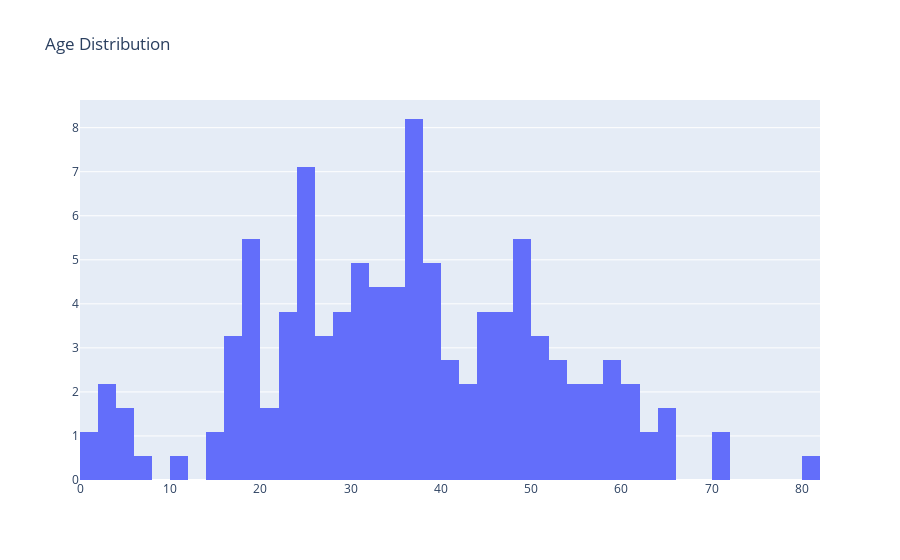

The code cell stored with this chart in its notebook:
### Code cell
# defining data
trace = go.Histogram(x=df['Age'],nbinsx=40,histnorm='percent')
data = [trace]

# defining layout
layout = go.Layout(title="Age Distribution")

# defining figure and plotting
fig = go.Figure(data = data,layout = layout)
iplot(fig)

### Figure 1 — Plotly figure (JSON) as saved in the notebook; plotly's stock layout.template omitted (floating-point values rounded to 4 significant figures; data arrays with more than 128 entries replaced by an {"elided": "..."} marker saying what was removed)
{"data": [{"histnorm": "percent", "nbinsx": 40, "type": "histogram", "x": {"elided": "183 float values"}}], "layout": {"title": {"text": "Age Distribution"}}}
